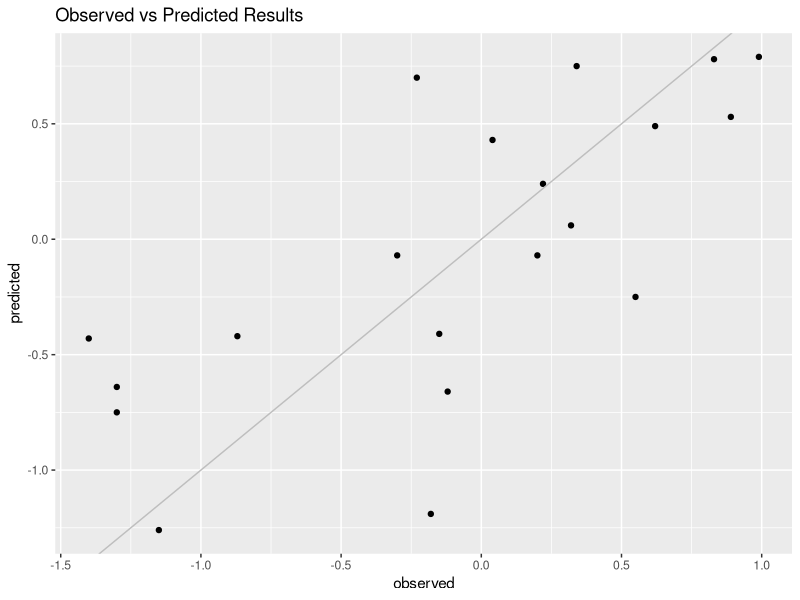

Generate this figure with R: (Note: this script raises an error after producing the figure.)
## ---- chunk 1
library(tidyverse)
library(caret)
## ---- chunk 2
observed <- c(0.22, 0.83, -0.12, 0.89, -0.23, -1.30, -0.15, -1.4,
 0.62, 0.99, -0.18, 0.32, 0.34, -0.30, 0.04, -0.87,
 0.55, -1.30, -1.15, 0.20)

predicted <- c(0.24, 0.78, -0.66, 0.53, 0.70, -0.75, -0.41, -0.43,
0.49, 0.79, -1.19, 0.06, 0.75, -0.07, 0.43, -0.42,
-0.25, -0.64, -1.26, -0.07)

results <- data.frame(observed, predicted)
## ---- chunk 3
ggplot(results, aes(x = observed, y = predicted)) +
  geom_point() +
  geom_abline(intercept = 0, slope = 1, col = "grey") +
  ggtitle("Observed vs Predicted Results")
## ---- chunk 4
residuals_pred <- data.frame(residual_values, predicted)

ggplot(residuals_pred, aes(x = predicted, y = residual_values)) +
  geom_point() +
  #geom_smooth(method = "lm") +
  geom_hline(yintercept = 0, col = "grey") +
  ggtitle("Residuals vs Predicted Values")
## ---- chunk 5
residual_values <- observed - predicted
summary(residual_values)
## ---- chunk 6
RMSE(predicted, observed)
R2(predicted, observed)
